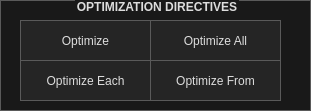
   <widget class="QGroupBox" name="optimization_box">
    <property name="geometry">
     <rect>
      <x>60</x>
      <y>210</y>
      <width>311</width>
      <height>111</height>
     </rect>
    </property>
    <property name="styleSheet">
     <string notr="true">/*
	Based on a template by Emanuel Claesson (c) 2013 with modifications by Paris Flood

	Licensed under the Apache License, Version 2.0 (the &quot;License&quot;);
	you may not use this file except in compliance with the License.
	You may obtain a copy of the License at

		http://www.apache.org/licenses/LICENSE-2.0

	Unless required by applicable law or agreed to in writing, software
	distributed under the License is distributed on an &quot;AS IS&quot; BASIS,
	WITHOUT WARRANTIES OR CONDITIONS OF ANY KIND, either express or implied.
	See the License for the specific language governing permissions and
	limitations under the License.
*/

/*
	COLOR_DARK     = #191919
	COLOR_MEDIUM   = #353535
	COLOR_MEDLIGHT = #5A5A5A
	COLOR_LIGHT    = #DDDDDD
	COLOR_BLUE  = #2158AA
	COLOR_ORANGE = #D66C23
*/
* {
	background: #191919;
	color: #DDDDDD;
border: 1px solid #5A5A5A;
}

 QMenuBar {
	background: #191919;
	border-style: none;
 }

 QMenuBar::item {
	 background: transparent;
     spacing: 3px; /* spacing between menu bar items */
     padding: 5px 25px;
 }

 QMenuBar::item:selected{
	background: #353535;
  	border: 2px solid #D66C23;
    border-style: none none solid none;
}

 QMenuBar::item:pressed {
	background: #5A5A5A;
}

QCheckBox, QRadioButton {
	border: none;
}

QRadioButton::indicator, QCheckBox::indicator {
	width: 13px;
	height: 13px;
}

QRadioButton::indicator::unchecked, QCheckBox::indicator::unchecked {
	left: 5px;
	border: 1px solid #5A5A5A;
	background: none;
}

QRadioButton::indicator:unchecked:hover, QCheckBox::indicator:unchecked:hover {
	left: 5px;
	border: 1px solid #D66C23;
}

QRadioButton::indicator::checked, QCheckBox::indicator::checked {
	left: 5px;
	border: 1px solid #5A5A5A;
	background: #2158AA;
}

QRadioButton::indicator:checked:hover, QCheckBox::indicator:checked:hover {
	left: 5px;
	border: 1px solid #D66C23;
	background: #2158AA;
}

QGroupBox::title {
	subcontrol-origin: margin;
    subcontrol-position: top center;
}

QScrollBar {
	border: 1px solid #5A5A5A;
	background: #191919;
}

QScrollBar:horizontal {
	height: 15px;
	margin: 0px 16px 0px 16px;
}

QScrollBar:vertical {
	width: 15px;
	margin: 16px 0px 16px 0px;
}

QScrollBar::handle {
	background: #353535;
	border: 1px solid #5A5A5A;
}

QScrollBar::handle:horizontal {
	border-width: 0px 1px 0px 1px;
}

QScrollBar::handle:vertical {
	border-width: 1px 0px 1px 0px;
}

QScrollBar::handle:horizontal {
	min-width: 20px;
}

QScrollBar::handle:vertical {
	min-height: 20px;
}

QScrollBar::add-line, QScrollBar::sub-line {
	background:#353535;
	border: 1px solid #5A5A5A;
	subcontrol-origin: margin;
}

QScrollBar::add-line {
	position: absolute;
}

QScrollBar::add-line:horizontal {
	width: 15px;
	subcontrol-position: right;
	left: 15px;
}

QScrollBar::add-line:vertical {
	height: 15px;
	subcontrol-position: bottom;
	top: 15px;
}

QScrollBar::sub-line:horizontal {
	width: 15px;
	subcontrol-position: left;
}

QScrollBar::sub-line:vertical {
	height: 15px;
	subcontrol-position: top;
}

QScrollBar:left-arrow, QScrollBar::right-arrow, QScrollBar::up-arrow, QScrollBar::down-arrow {
	border: 1px solid #5A5A5A;
	width: 3px;
	height: 3px;
}

QScrollBar::add-page, QScrollBar::sub-page {
	background: none;
}

QAbstractButton {
	background: #252525;
}

QAbstractButton:disabled {
	background: #3F3F3F;
}

QAbstractButton:hover {
	background: #353535;
}

QPushButton:hover {
	background: #353535;
  	border: 1px solid #D66C23;
}

QAbstractButton:pressed {
	background: #5A5A5A;
}

QAbstractItemView {
	show-decoration-selected: 1;
 	outline: 0;
	selection-background-color: #2158AA;
	selection-color: #DDDDDD;
	alternate-background-color: #353535;
}

QHeaderView {
	border: 1px solid #5A5A5A;
}

QHeaderView::section {
	background: #191919;
	border: 1px solid #5A5A5A;
	padding: 4px;
}

QHeaderView::section:selected, QHeaderView::section::checked {
	background: #353535;
}

QTableView {
	gridline-color: #5A5A5A;
}

QTabBar {
	margin-left: 2px;
}

QTabBar::tab {
	border-radius: 0px;
	padding: 4px;
	margin: 4px;
}

QTabBar::tab:selected {
	background: #353535;
}

QComboBox::down-arrow {
	border: 1px solid #5A5A5A;
	background: #353535;
}

QComboBox::drop-down {
	border: 1px solid #5A5A5A;
	background: #353535;
}

QComboBox::down-arrow {
	width: 3px;
	height: 3px;
	border: 1px solid #5A5A5A;
}

QAbstractSpinBox {
	padding-right: 15px;
}

QAbstractSpinBox::up-button, QAbstractSpinBox::down-button {
	border: 1px solid #5A5A5A;
	background: #353535;
	subcontrol-origin: border;
}
QAbstractSpinBox::up-button:hover, QAbstractSpinBox::down-button:hover {
	border: 1px solid #D66C23;
}
QAbstractSpinBox::up-button:pressed, QAbstractSpinBox::down-button:pressed {
	background: #5A5A5A;
}

QAbstractSpinBox::up-arrow, QAbstractSpinBox::down-arrow {
	width: 3px;
	height: 3px;
	border: 1px solid #5A5A5A;
}
QAbstractSpinBox::up-arrow:hover, QAbstractSpinBox::down-arrow:hover {
	border: 1px solid #D66C23;
}

QSlider {
	border: none;
}

QSlider::groove:horizontal {
	height: 5px;
	margin: 4px 0px 4px 0px;
}

QSlider::groove:vertical {
	width: 5px;
	margin: 0px 4px 0px 4px;
}

QSlider::handle {
	border: 1px solid #5A5A5A;
	background: #353535;
}

QSlider::handle:horizontal {
	width: 15px;
	margin: -4px 0px -4px 0px;
}

QSlider::handle:vertical {
	height: 15px;
	margin: 0px -4px 0px -4px;
}

QSlider::add-page:vertical, QSlider::sub-page:horizontal {
	background: #2158AA;
}

QSlider::sub-page:vertical, QSlider::add-page:horizontal {
	background: #353535;
}

QLabel {
	border: none;
}

QProgressBar {
	text-align: center;
}

QProgressBar::chunk {
	width: 1px;
	background-color: #2158AA;
}

QMenu::separator {
	background: #353535;
}

QGroupBox {
	font: bold
}

QListWidget::item:selected {
    background-color: #2158AA;
}

 QMenu::item:selected{
	background: #353535;
	border: 2px solid #D66C23;
    border-style: none solid none none;
}

 QMenu::pressed {
	background: #5A5A5A;
}

QMenu::separator {
    height: 5px;
	background: #2158AA;
}</string>
    </property>
    <property name="title">
     <string>OPTIMIZATION DIRECTIVES</string>
    </property>
    <property name="alignment">
     <set>Qt::AlignHCenter|Qt::AlignTop</set>
    </property>
    <property name="flat">
     <bool>false</bool>
    </property>
    <widget class="QPushButton" name="optimize_button">
     <property name="geometry">
      <rect>
       <x>20</x>
       <y>20</y>
       <width>131</width>
       <height>41</height>
      </rect>
     </property>
     <property name="styleSheet">
      <string notr="true">QButton {    
       min-width: 80em;
       min-height: 40em;
       width: 1600em;
       height: 80em;&quot;    
}</string>
     </property>
     <property name="text">
      <string>Optimize</string>
     </property>
    </widget>
    <widget class="QPushButton" name="optimize_all_button">
     <property name="geometry">
      <rect>
       <x>150</x>
       <y>20</y>
       <width>131</width>
       <height>41</height>
      </rect>
     </property>
     <property name="styleSheet">
      <string notr="true">QButton {    
       min-width: 80em;
       min-height: 40em;
       width: 1600em;
       height: 80em;&quot;    
}</string>
     </property>
     <property name="text">
      <string>Optimize All</string>
     </property>
    </widget>
    <widget class="QPushButton" name="optimize_from_button">
     <property name="geometry">
      <rect>
       <x>150</x>
       <y>60</y>
       <width>131</width>
       <height>41</height>
      </rect>
     </property>
     <property name="styleSheet">
      <string notr="true">QButton {    
       min-width: 80em;
       min-height: 40em;
       width: 1600em;
       height: 80em;&quot;    
}</string>
     </property>
     <property name="text">
      <string>Optimize From</string>
     </property>
    </widget>
    <widget class="QPushButton" name="optimize_each_button">
     <property name="geometry">
      <rect>
       <x>20</x>
       <y>60</y>
       <width>131</width>
       <height>41</height>
      </rect>
     </property>
     <property name="styleSheet">
      <string notr="true">QButton {    
       min-width: 80em;
       min-height: 40em;
       width: 1600em;
       height: 80em;&quot;    
}</string>
     </property>
     <property name="text">
      <string>Optimize Each</string>
     </property>
    </widget>
   </widget>
